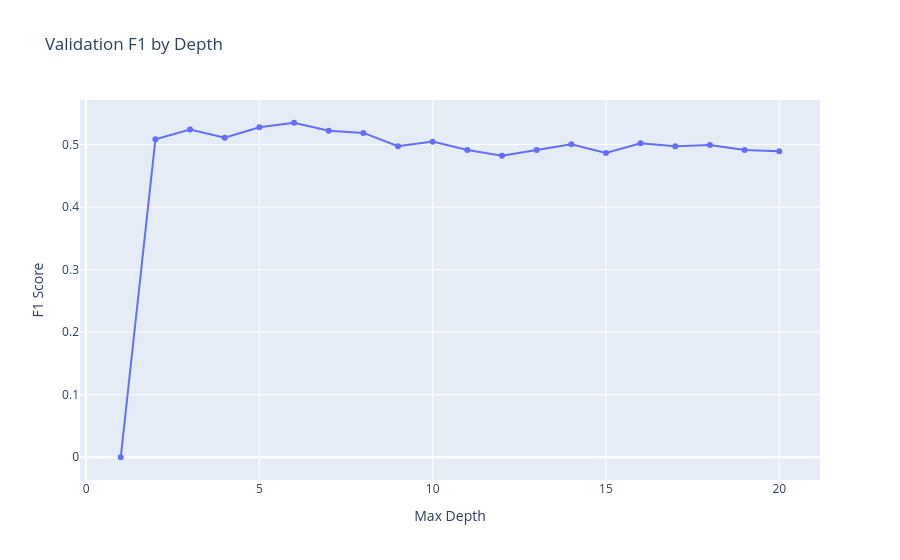

Notebook cell for this chart:
### Markdown cell above
### 3.3 - DecisionTreeClassifier

### Code cell
model_dtc, depth, f1_dtc, roc_auc_dtc = dtc_optimizer(
    features_train_le,
    target_train_le,
    features_val_le,
    target_val_le
)

scores_df.loc[len(scores_df)] = ['model_dtc','',depth, f1_dtc, roc_auc_dtc]

### Figure 1 — Plotly figure (JSON) as saved in the notebook; plotly's stock layout.template omitted (floating-point values rounded to 4 significant figures)
{"data": [{"hovertemplate": "Max Depth=%{x}<br>F1 Score=%{y}<extra></extra>", "legendgroup": "", "line": {"color": "#636efa", "dash": "solid"}, "marker": {"symbol": "circle"}, "mode": "lines+markers", "name": "", "orientation": "v", "showlegend": false, "type": "scatter", "x": [1.0, 2.0, 3.0, 4.0, 5.0, 6.0, 7.0, 8.0, 9.0, 10.0, 11.0, 12.0, 13.0, 14.0, 15.0, 16.0, 17.0, 18.0, 19.0, 20.0], "xaxis": "x", "y": [0.0, 0.5085, 0.5242, 0.5109, 0.5276, 0.5349, 0.5222, 0.5186, 0.4975, 0.5047, 0.4913, 0.4822, 0.4913, 0.5007, 0.4865, 0.502, 0.4974, 0.4993, 0.4915, 0.4895], "yaxis": "y"}], "layout": {"legend": {"tracegroupgap": 0}, "title": {"text": "Validation F1 by Depth"}, "xaxis": {"anchor": "y", "domain": [0, 1], "title": {"text": "Max Depth"}}, "yaxis": {"anchor": "x", "domain": [0, 1], "title": {"text": "F1 Score"}}}}
